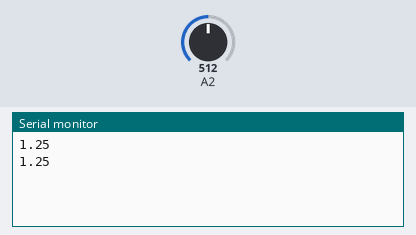
Simulated run of this sketch. Board: Arduino Uno, built with avr-gcc and run on an emulated ATmega328P. On the bench: the last lines printed to the serial monitor. The inputs (shaded band) are chosen by the test bench; at power-on: A2 = 512.

Above: at 1.8 s.
1.9 s: A2 set to 716
At 2.4 s:
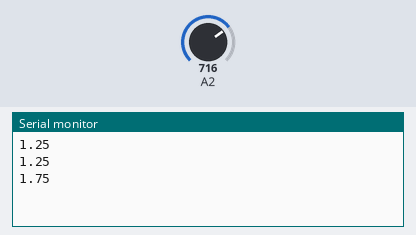
3.4 s: A2 set to 900
At 4.8 s:
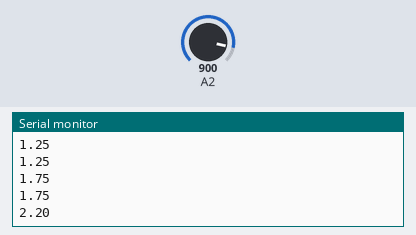
Timing chart, 0 to 6.4 s (numbered marks = the images above; inputs shaded):
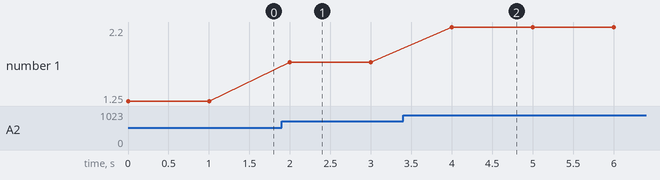

Measured:
- after the input at 1.9 s, the serial monitor: prints a new line after 0.10 s (image 1)
- after the input at 3.4 s, the serial monitor: prints a new line after 0.60 s (image 2)
- plotted number 1: 1.25 → 1.75 after the input at 1.9 s, 1.75 → 2.2 after the input at 3.4 s

The sketch:

test.ino
```cpp
void setup(){
  Serial.begin(9600);
}

void loop(){
  Serial.println(((2.5 / 1023) * analogRead(A2)));
  delay(1000);

}
```
